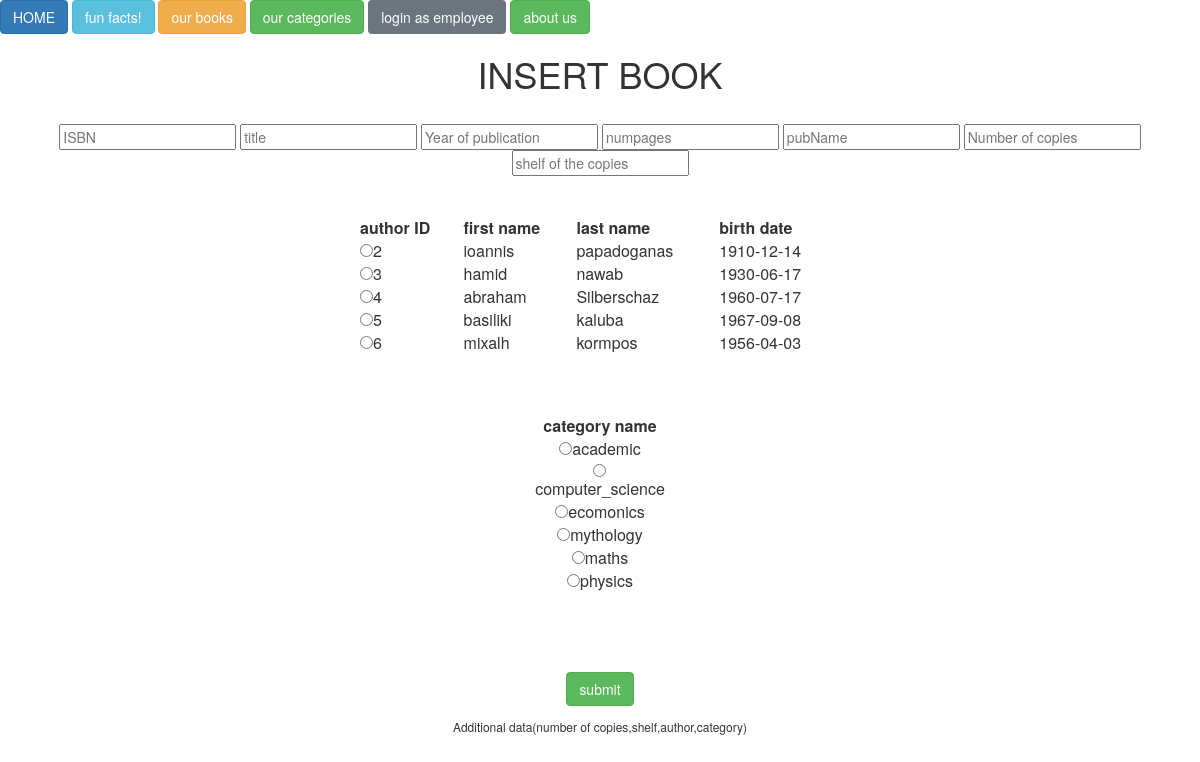
The app's page /book_i_html.php with its own data.
### tables this page shows
CREATE TABLE `author` (
  `authID` int(11) NOT NULL,
  `AFirst` text NOT NULL,
  `ALast` text NOT NULL,
  `Abirthdate` date NOT NULL
);

CREATE TABLE `category` (
  `categoryName` varchar(100) NOT NULL,
  `supercategoryName` varchar(100) DEFAULT NULL
);

### book_i_html.php (the view, shortened to what this page needs)
<?php include "header.php";
?>
<center><h1>INSERT BOOK</h1></center><br>
<center>
    <form action = "insertbook.php" method = "GET">
        <input type = "text" name = "ISBN" placeholder = "ISBN">
        <input type = "text" name = "title" placeholder = "title">
        <input type = "text" name = "pubYear" placeholder="Year of publication">
        <input type = "text" name = "numpages" placeholder = "numpages">
        <input type = "text" name = "pubName" placeholder = "pubName">
        <input type = "text" name = "copyNr" placeholder = "Number of copies">
        <input type = "text" name = "shelf" placeholder = "shelf of the copies">
        <?php
            $query = "SELECT * FROM author;";
            $result = mysqli_query($connection,$query);
            $num = mysqli_num_rows($result);
            if($num<=0){
                echo "no authors";
            }
            else{
                echo '<br><br><br><center><table style="width:40%">
                <tr>
                    <th>author ID</th>
                    <th>first name</th>
                    <th>last name</th>
                    <th>birth date</th>
                </tr>';
                while($row=mysqli_fetch_assoc($result)){
                    echo "<tr>
                            <td><input type='radio' name = 'authID' value=".$row['authID'].">".$row['authID']."<br></td>
                            <td>".$row['AFirst']."<br></td>
                            <td>".$row['ALast']."<br></td>
                            <td>".$row['Abirthdate']."<br></td>
                        </tr>";
                }
                echo "</table></center>";
            }
            $query = "SELECT * FROM category;";
            $result = mysqli_query($connection,$query);
            $num = mysqli_num_rows($result);
            if($num<=0){
                echo "no categories";
            }
            else{
                echo '<br><br><br><center><table style="width:10%">
                <tr>
                    <th><center>category name</center></th>
                </tr>';
                while($row=mysqli_fetch_assoc($result)){
                    echo "<tr>
                            <td><center><input type='radio' name = 'categoryName' value=".$row['categoryName'].">".$row['categoryName']."</center></td>
                        </tr>";
                }
                echo "</table></center>";
            }
            ?>
        <br><br><br><br><button type = "submit" class="btn btn-success">
            submit
        </button>
    </form>
</center>
<center><h6>Additional data(number of copies,shelf,author,category)</h6></center><br>
</body>
</html>

### records on screen
author: authID "2", AFirst "ioannis", ALast "papadoganas", Abirthdate "1910-12-14"
author: authID "3", AFirst "hamid", ALast "nawab", Abirthdate "1930-06-17"
author: authID "4", AFirst "abraham", ALast "Silberschaz", Abirthdate "1960-07-17"
author: authID "5", AFirst "basiliki", ALast "kaluba", Abirthdate "1967-09-08"
author: authID "6", AFirst "mixalh", ALast "kormpos", Abirthdate "1956-04-03"
category: categoryName "academic"
category: categoryName "computer_science"
category: categoryName "ecomonics"
category: categoryName "mythology"
category: categoryName "maths"
category: categoryName "physics"
